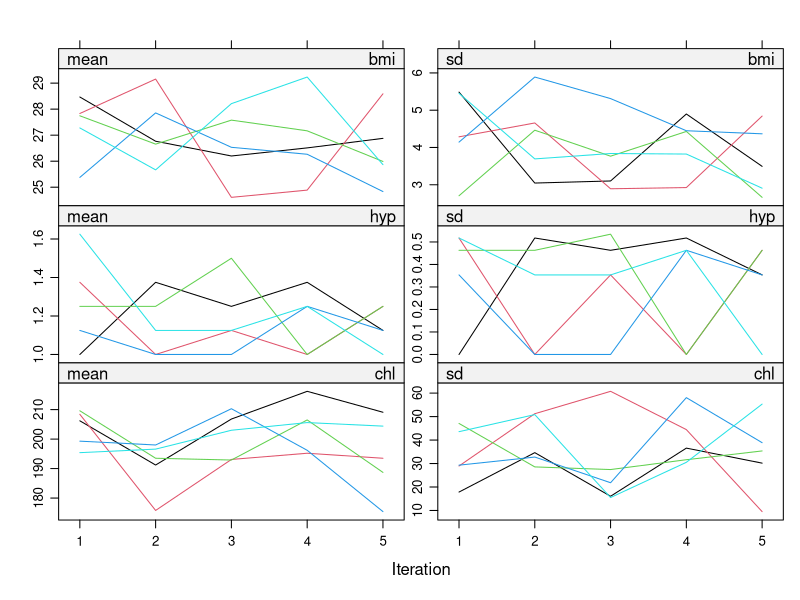
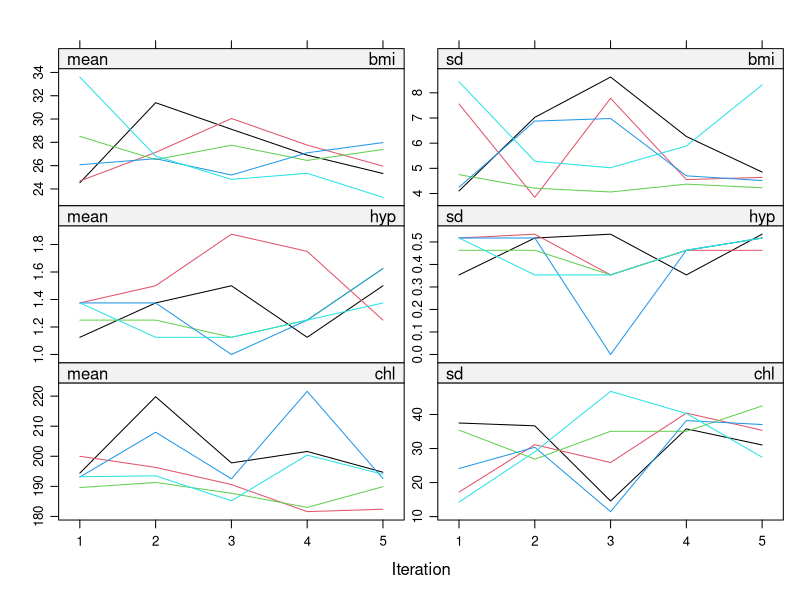
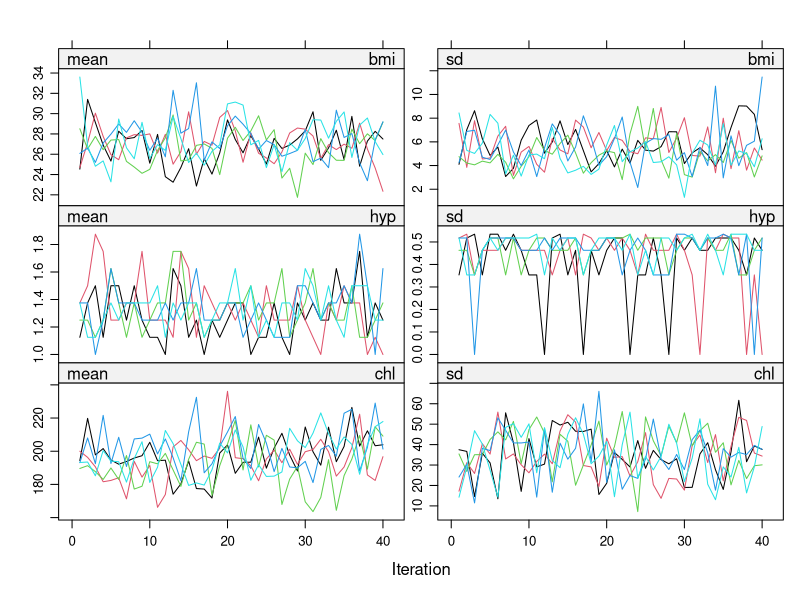
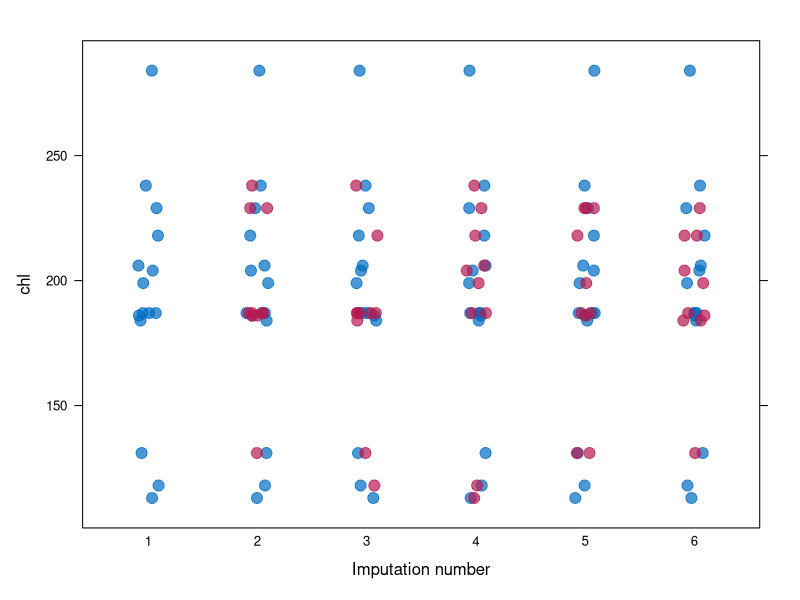
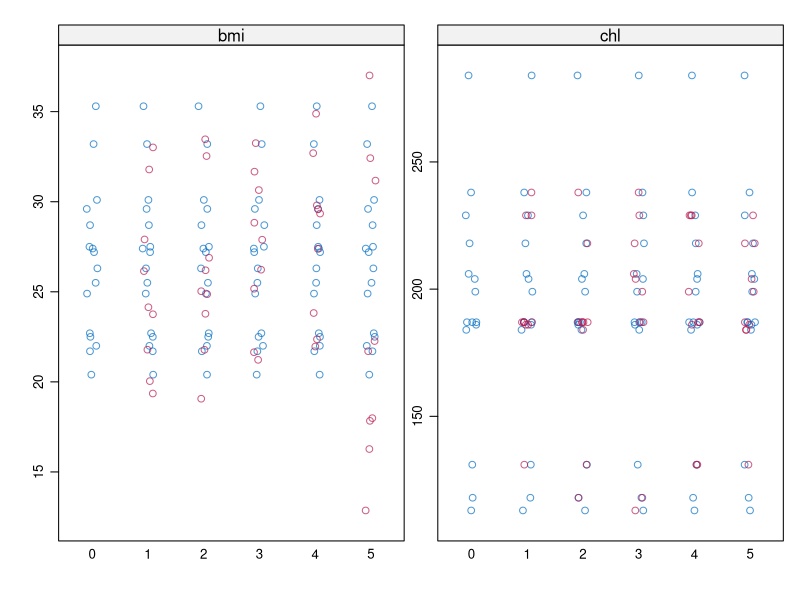

Write the R code that produced these figures, in order.
## ---- chunk 1
require(mice)
require(lattice)
set.seed(123)
## ---- chunk 2
imp <- mice(nhanes, m = 3, print=F)
## ---- chunk 3
imp$pred
## ---- chunk 4
ini <- mice(nhanes, maxit=0, print=F)
pred <- ini$pred
pred
## ---- chunk 5
pred[ ,"hyp"] <- 0
pred
## ---- chunk 6
imp <- mice(nhanes, pred=pred, print=F)
## ---- chunk 7
ini <- mice(nhanes, pred=quickpred(nhanes, mincor=.3), print=F)
ini$pred
## ---- chunk 8
imp <- mice(nhanes, print=F)
plot(imp)
## ---- chunk 9
imp <- mice(nhanes, seed=123, print=F)
## ---- chunk 10
imp$meth
## ---- chunk 11
summary(nhanes2)
## ---- chunk 12
str(nhanes2)
## ---- chunk 13
imp <- mice(nhanes2, print=F)
imp$meth
## ---- chunk 14
methods(mice)
## ---- chunk 15
ini <- mice(nhanes2, maxit = 0)
meth <- ini$meth
meth
meth["bmi"] <- "norm"
meth
## ---- chunk 16
imp <- mice(nhanes2, meth = meth, print=F)
## ---- chunk 17
plot(imp)
## ---- chunk 18
imp40 <- mice.mids(imp, maxit=35, print=F)
plot(imp40)
## ---- chunk 19
stripplot(imp, chl~.imp, pch=20, cex=2)
## ---- chunk 20
stripplot(imp)
## ---- chunk 21
fit <- with(imp, lm(bmi ~ chl))
fit
## ---- chunk 22
class(fit)
## ---- chunk 23
ls(fit)
## ---- chunk 24
summary(fit$analyses[[2]])
## ---- chunk 25
pool.fit <- pool(fit)
summary(pool.fit)
